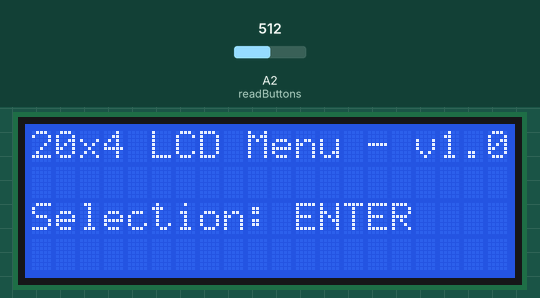
This sketch was run on a simulated Arduino Uno, built with avr-gcc and run on an emulated ATmega328P. Shown: 20×4 character LCD. The test bench sets the inputs (shaded band); at power-on: A2 (readButtons) = 512.

Above: at 1.2 s.
1.3 s: A2 (readButtons) set to 528
At 2.5 s:
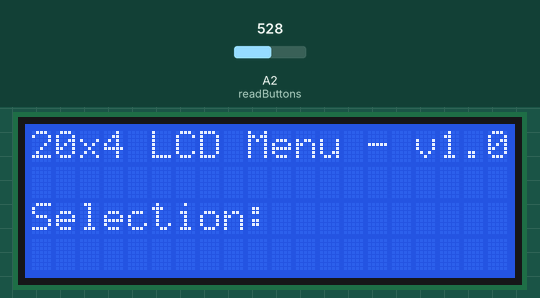
2.8 s: A2 (readButtons) set to 320
At 3.2 s:
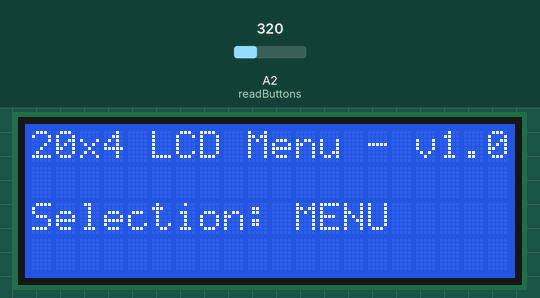
4.4 s: A2 (readButtons) set to 343
At 5.0 s:
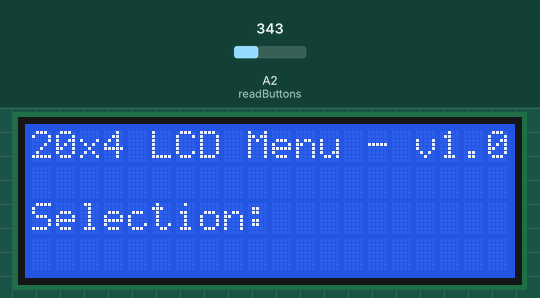
5.9 s: A2 (readButtons) set to 306
At 6.4 s:
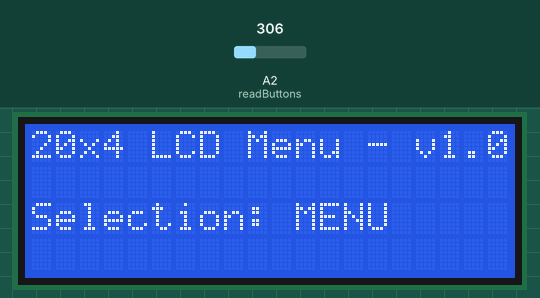
Timing chart, 0 to 8.4 s (numbered marks = the images above; inputs shaded):
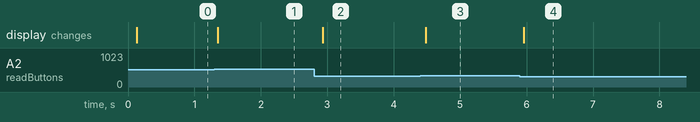

The sketch:

test_lcd2.ino
```cpp
#include <LiquidCrystal.h>

#define RSPin 6
#define EnablePin 7
#define DS4 9
#define DS5 10
#define DS6 11
#define DS7 12

#define LCDColumns 20
#define LCDRows 4

long lastMillis = 0; // Last time the buttons were sampled

int buttonVal = 0; // The value of the analog input pin for the buttons
int buttonTotal = 0;
int buttonSamples = 0; // How many times we have seen new value?
int debounceSamples = 40; // Number of samples to take for debouncing
int debouncedVal = 0;  // The debounced button value

LiquidCrystal lcd(RSPin, EnablePin,DS4,DS5,DS6,DS7);

void setup() {
  Serial.begin(9600);

  initializeLCD();

  showLCDMessage();
}

void loop() {
  readButtons();
}

void initializeLCD() {
  lcd.begin(LCDColumns, LCDRows);
}

void showLCDMessage() {
  lcd.clear();
  lcd.setCursor(0, 0);
  lcd.print("20x4 LCD Menu - v1.0");
}

int readButtons() {
  if (millis() != lastMillis) {

    buttonVal = analogRead(A2);

    if (buttonVal == debouncedVal && buttonSamples > 0) {
      buttonSamples--;
    }

    if (buttonVal != debouncedVal) {
      buttonSamples++;
    }

    // If buttonVal stays the same value for the
    // debounce period, switch to it
    if (buttonSamples > debounceSamples) {
      debouncedVal = buttonVal;

      // If a button has been pressed, do something with it
      if (debouncedVal < 1000) {
        doButtonAction();
      }

      buttonSamples = 0;
    }

    lastMillis = millis();
  }
}

void doButtonAction() {
  lcd.clear();

  lcd.setCursor(0, 0);
  lcd.print("20x4 LCD Menu - v1.0");

  lcd.setCursor(0, 2);
  lcd.print("Selection: ");

  if (debouncedVal > 680 && debouncedVal < 710) {
    // up
    lcd.print("UP");
  }

  if (debouncedVal > 160 && debouncedVal < 190) {
    // down
    lcd.print("DOWN");
  }

  if (debouncedVal > 70 && debouncedVal < 100) {
    // left (back)
    lcd.print("BACK");
  }

  if (debouncedVal > 490 && debouncedVal < 520) {
    // right (enter)
    lcd.print("ENTER");
  }

  if (debouncedVal > 300 && debouncedVal < 330) {
    // middle (menu)
    lcd.print("MENU");
  }
}
```

Measured:
- the behaviour switches between 519 and 520 on A2 (readButtons) (found by bisection; images 0 and 1)
- the behaviour switches between 329 and 330 on A2 (readButtons) (found by bisection; images 2 and 3)
- after the input at 1.3 s, the display: changes after 0.05 s (image 1)
- after the input at 2.8 s, the display: changes after 0.13 s (image 2)
- after the input at 4.4 s, the display: changes after 0.09 s (image 3)
- after the input at 5.9 s, the display: changes after 0.06 s (image 4)
